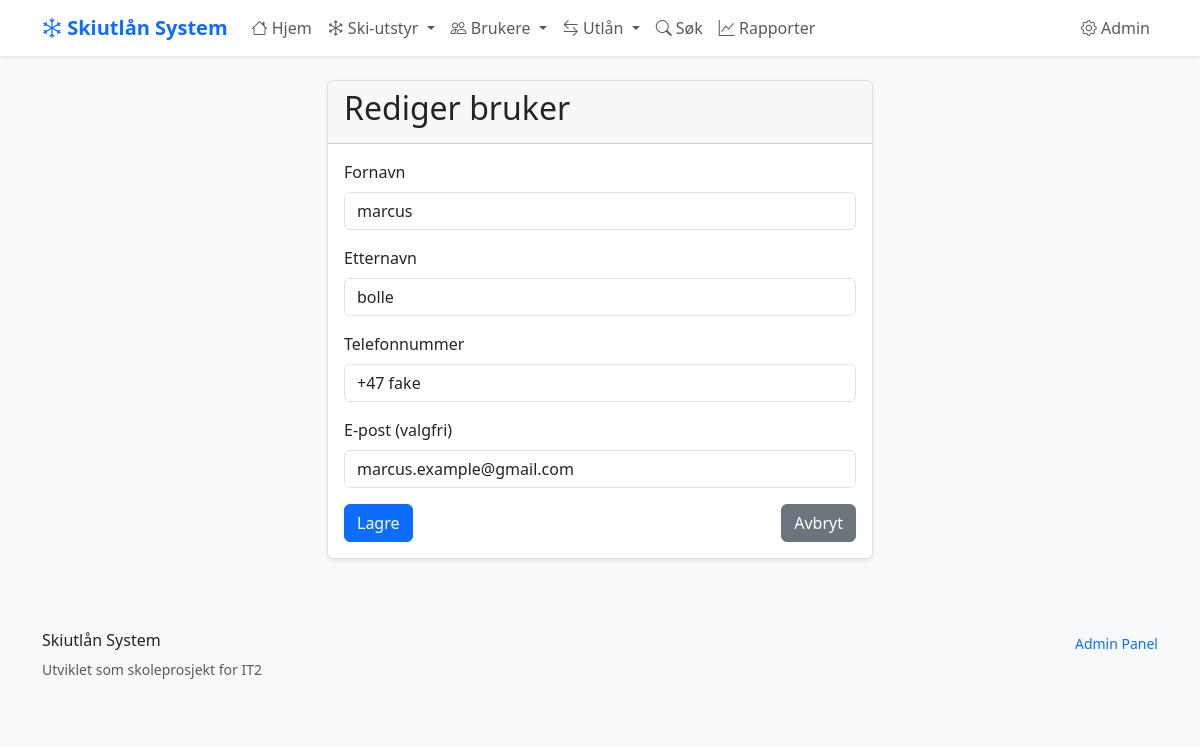
The app's page /brukere/1/rediger/ with its own data.
### skiutlan/models.py (models this page shows, shortened)
class Bruker(models.Model):
    fornavn = models.CharField(max_length=50)
    etternavn = models.CharField(max_length=50)
    telefon = models.CharField(
        max_length=15,
        unique=True,  # Hver bruker må ha unikt telefonnummer
        help_text="Telefonnummer med landkode (+47)"
    )
    epost = models.EmailField(blank=True, null=True)
    registrert = models.DateTimeField(auto_now_add=True)
    class Meta:
        verbose_name = "Bruker"
        verbose_name_plural = "Brukere"
        ordering = ['etternavn', 'fornavn']

### skiutlan/views.py (the view)
def bruker_rediger(request, bruker_id):
    bruker = get_object_or_404(Bruker, id=bruker_id)
    if request.method == 'POST':
        form = BrukerForm(request.POST, instance=bruker)
        if form.is_valid():
            try:
                bruker = form.save()
                messages.success(request, f'Bruker "{bruker.fullt_navn}" ble oppdatert!')
                return redirect('skiutlan:bruker_detalj', bruker_id=bruker.id)
            except Exception as e:
                messages.error(request, f'Feil ved lagring: {e}')
    else:
        form = BrukerForm(instance=bruker)
    context = {
        'form': form,
        'bruker': bruker,
        'action': 'Rediger bruker'
    }
    return render(request, 'skiutlan/bruker_form.html', context)

### skiutlan/forms.py (shortened to what this page needs)
class BrukerForm(forms.ModelForm):
    class Meta:
        model = Bruker
        fields = ['fornavn', 'etternavn', 'telefon', 'epost']
        widgets = {
            'fornavn': forms.TextInput(attrs={
                'class': 'form-control',
                'placeholder': 'Fornavn'
            }),
            'etternavn': forms.TextInput(attrs={
                'class': 'form-control',
                'placeholder': 'Etternavn'
            }),
            'telefon': forms.TextInput(attrs={
                'class': 'form-control',
                'placeholder': '+47 12 34 56 78'
            }),
            'epost': forms.EmailInput(attrs={
                'class': 'form-control',
                'placeholder': 'navn@example.com (valgfri)'
            }),
        }
        labels = {
            'fornavn': 'Fornavn',
            'etternavn': 'Etternavn',
            'telefon': 'Telefonnummer',
            'epost': 'E-post (valgfri)',
        }

### skiutlan/templates/skiutlan/bruker_form.html (shortened to what this page needs)
{% extends 'skiutlan/base.html' %}
{% block content %}
<div class="row justify-content-center">
    <div class="col-md-6">
        <div class="card">
            <div class="card-header">
                <h2>{{ action }}</h2>
            </div>
            <div class="card-body">
                <form method="post">
                    <div class="mb-3">
                        <label for="{{ form.fornavn.id_for_label }}" class="form-label">{{ form.fornavn.label }}</label>
                        {{ form.fornavn }}
                    </div>
                    <div class="mb-3">
                        <label for="{{ form.etternavn.id_for_label }}" class="form-label">{{ form.etternavn.label }}</label>
                        {{ form.etternavn }}
                    </div>
                    <div class="mb-3">
                        <label for="{{ form.telefon.id_for_label }}" class="form-label">{{ form.telefon.label }}</label>
                        {{ form.telefon }}
                    </div>
                    <div class="mb-3">
                        <label for="{{ form.epost.id_for_label }}" class="form-label">{{ form.epost.label }}</label>
                        {{ form.epost }}
                    </div>
                    <div class="d-flex justify-content-between">
                        <button type="submit" class="btn btn-primary">Lagre</button>
                        <a href="{% if bruker %}{% url 'skiutlan:bruker_detalj' bruker.id %}{% else %}{% url 'skiutlan:bruker_liste' %}{% endif %}" class="btn btn-secondary">Avbryt</a>
                    </div>
                </form>
            </div>
        </div>
    </div>
</div>
{% endblock %}

### skiutlan/templates/skiutlan/base.html (style rules this page uses)
:root { --primary-color: #0d6efd; --secondary-color: #6c757d; --success-color: #198754; --warning-color: #ffc107; --danger-color: #dc3545; }
body { font-family: 'Segoe UI', Tahoma, Geneva, Verdana, sans-serif; background-color: #f8f9fa; }
.card { box-shadow: 0 0.125rem 0.25rem rgba(0, 0, 0, 0.075); border: 1px solid rgba(0, 0, 0, 0.125); }

### records on screen
Bruker: fornavn "marcus", etternavn "bolle", telefon "+47 fake", epost "marcus.example@gmail.com"

### other values on screen
{{ action }} "Rediger bruker"
